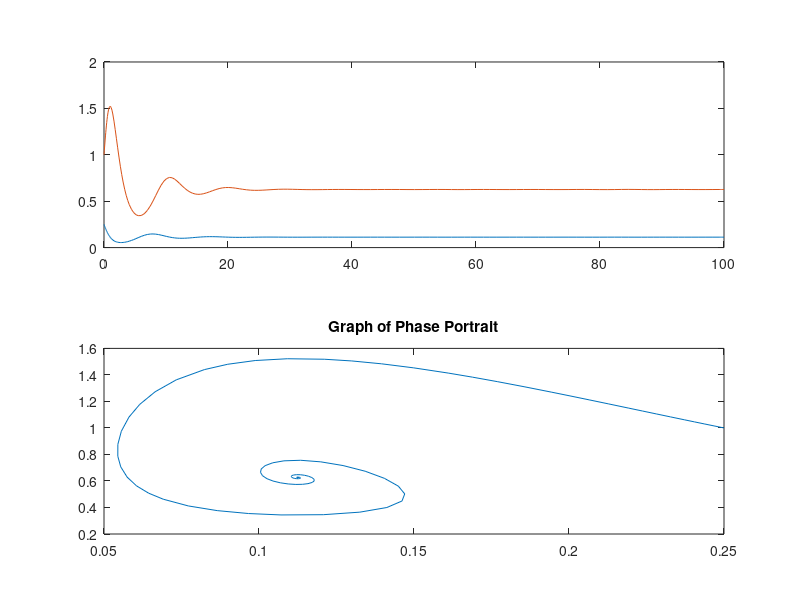

Here is the MATLAB script that generated this plot:
function [t, u] = RMF1
%Creates a row vector of length 2. These are the inital conditions

u0 = [.25; 1];
%Define the length of time

tspan = [0;100];
%Use A Runge-Kutta Method to solve an ODE using a given time frame tspan
%and initial condition u0

[t,u] = ode45(@f, tspan, u0);

time = t(:, 1);
figure(1);
%Plots solutions of each u(1) and u(2)
plot(t, u(:, 1));
%Plots phase portrait
subplot(2, 1, 1), plot(t,u(:,1), t,u(:,2));
subplot(2, 1, 2), plot(u(:,1), u(:,2));
title('Graph of Phase Portrait')

end

function dudt =f(t,u);

%dudt=zeros(1, 1);
%Creates a null column vector of length 2 
dudt=zeros(2, 1);
%Define the linear system

a=.5
b=10
c=.25
d=1


x=u(1)/((u(1)^2+u(1)+1))
x1=(1-u(1)/c)*(u(1)^2/a+u(1)+1)
x2=b*x-1

dudt(1)= x*(x1-u(2))
dudt(2)= d*x2*u(2)
end
